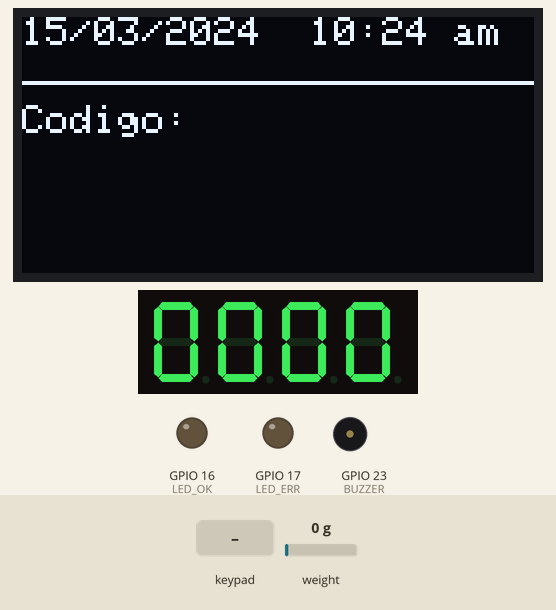
Bench run of a sketch on a simulated ESP32. On the bench: 128×64 one-colour display, 4-digit seven-segment display, output pins drawn as LEDs (lit = HIGH), buzzer (waves = sounding). The test bench sets the inputs (shaded band); at power-on: weight on the scale 0 g. The local clock reads 2024-03-15 10:24:30 at power-on unless the sketch sets it; storage starts empty.

Above: at 6.2 s.
6.3 s: key 'A' pressed
At 7.8 s:
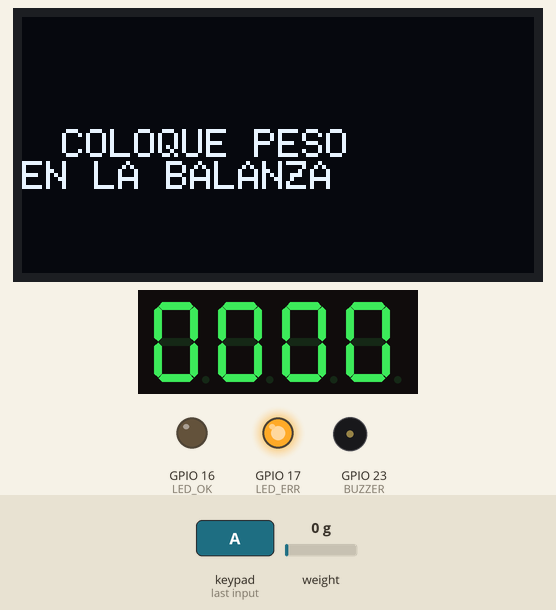
9.3 s: keypad keys 1 2 3 4 5 6 7 8 pressed 0.4 s apart
At 13.2 s:
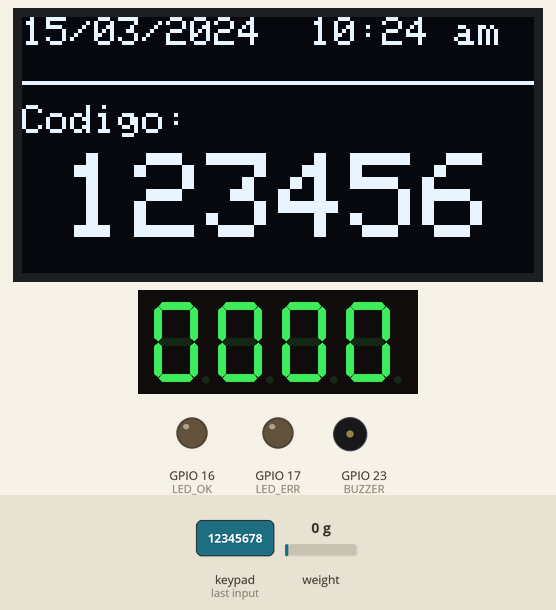
14.0 s: weight on the scale set to 100 g
At 15.4 s:
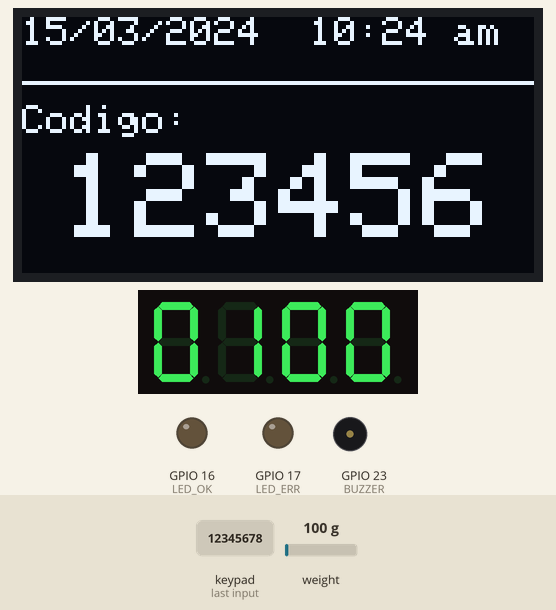
15.5 s: keypad keys 1 2 3 4 5 6 7 8 A pressed 0.4 s apart
At 20.6 s:
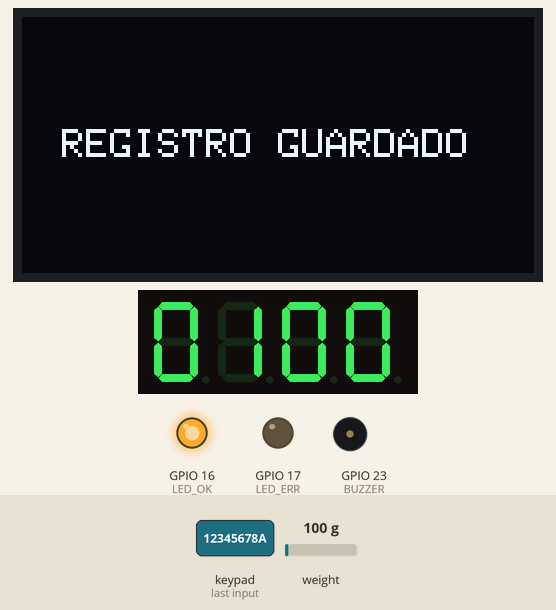
22.1 s: keypad keys 1 3 9 7 2 2 2 2 A pressed 0.4 s apart
At 25.5 s:
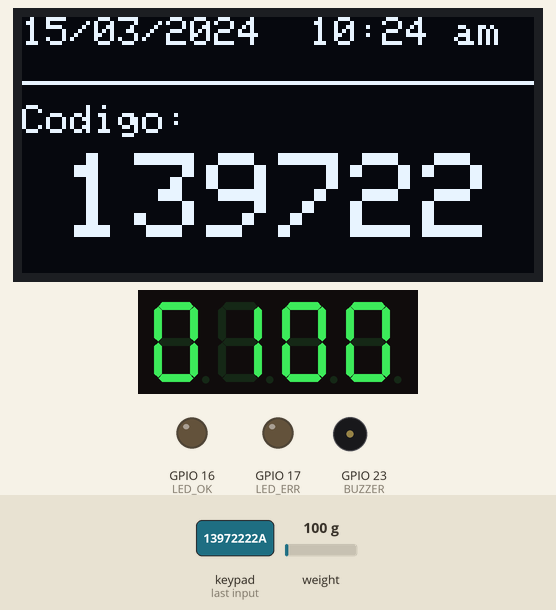
28.7 s: key '1' pressed
At 31.3 s:
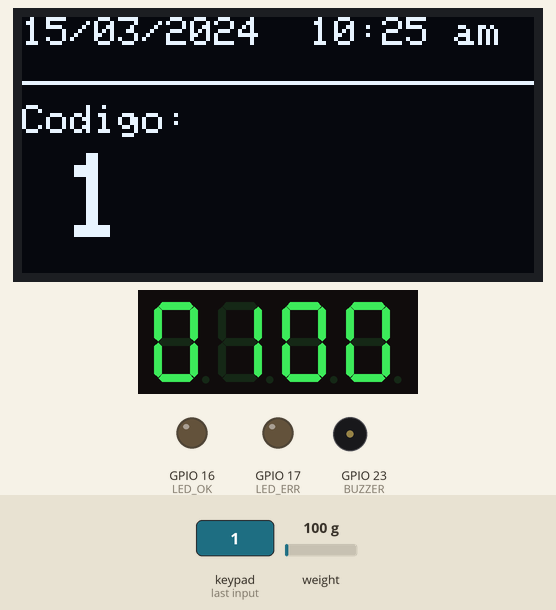
Timing chart, 0 to 32.5 s (numbered marks = the images above; inputs shaded):
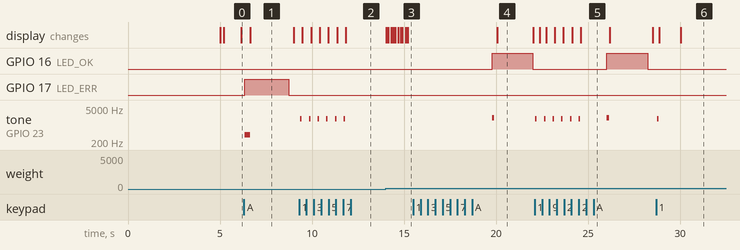

The sketch:

pesajeFritzing.ino
```cpp
#include "HX711.h"
#include <TM1637Display.h>
#include <Wire.h>
#include <Adafruit_GFX.h>
#include <Adafruit_SSD1306.h>
#include <RTClib.h>
#include <Keypad.h>
#include "SPIFFS.h"
#include <WiFi.h>
#include <WebServer.h>


#define DT 15
#define SCK 21
#define DIO 4
#define CLK 5


#define SDA_PIN 18
#define SCL_PIN 19


#define BUZZER 23
#define LED_OK 16
#define LED_ERR 17


#define SCREEN_WIDTH 128
#define SCREEN_HEIGHT 64


#define ROWS 4
#define COLS 4


const char* ssid = "Balanza";
const char* password = "12345678";


WebServer server(80);


char keys[ROWS][COLS] = {
  {'1','2','3','A'},
  {'4','5','6','B'},
  {'7','8','9','C'},
  {'*','0','#','D'}
};


byte rowP[ROWS] = {13, 12, 14, 27};
byte colP[COLS] = {26, 25, 33, 32};


Keypad keypad = Keypad(makeKeymap(keys), rowP, colP, ROWS, COLS);


HX711 scale;
TM1637Display display(CLK, DIO);
Adafruit_SSD1306 oled(SCREEN_WIDTH, SCREEN_HEIGHT, &Wire, -1);
RTC_DS3231 rtc;


float calibration_factor = 3291.459961;
String code = "";


float samples[10];
int idx = 0;
bool filled = false;
float grams = 0;


unsigned long lastOLED = 0;
unsigned long msgUntil = 0;
bool showMsg = false;
String msgText = "";


void beep(int f, int d) {
  tone(BUZZER, f, d);
  delay(d);
  noTone(BUZZER);
  digitalWrite(BUZZER, LOW);
}


void handleRoot() {
  if (!SPIFFS.exists("/registros.json")) {
    server.send(200, "application/json", "[]");
    return;
  }


  File f = SPIFFS.open("/registros.json", FILE_READ);
  String content = "[\n";
  while (f.available()) {
    content += f.readStringUntil('\n');
    content += ",\n";
  }
  f.close();


  content.remove(content.length() - 2);
  content += "\n]";
  server.send(200, "application/json", content);
}


void saveRecord() {
  DateTime now = rtc.now();


  int hour = now.hour();
  bool pm = hour >= 12;
  if (hour == 0) hour = 12;
  else if (hour > 12) hour -= 12;


  char date[11], time[6];
  sprintf(date, "%02d/%02d/%04d", now.day(), now.month(), now.year());
  sprintf(time, "%02d:%02d", hour, now.minute());


  File f = SPIFFS.open("/registros.json", FILE_APPEND);
  if (f) {
    f.printf("{\"codigo\":\"%s\",\"peso\":%.2f,\"fecha\":\"%s\",\"hora\":\"%s\",\"turno\":\"%s\"}\n",
             code.c_str(), grams, date, time, pm ? "pm" : "am");
    f.close();
  }


  digitalWrite(LED_OK, HIGH);
  beep(2000, 120);
  msgText = "REGISTRO GUARDADO";
  msgUntil = millis() + 2000;
  showMsg = true;
  code = "";
}


void errorPeso() {
  digitalWrite(LED_ERR, HIGH);
  beep(400, 300);
  msgText = "COLOQUE PESO \nEN LA BALANZA";
  msgUntil = millis() + 2000;
  showMsg = true;
}


void setup() {
  Serial.begin(115200);


  pinMode(BUZZER, OUTPUT);
  digitalWrite(BUZZER, LOW);


  pinMode(LED_OK, OUTPUT);
  pinMode(LED_ERR, OUTPUT);


  SPIFFS.begin(true);


  WiFi.softAP(ssid, password);
  server.on("/", handleRoot);
  server.begin();


  scale.begin(DT, SCK);
  scale.set_scale(calibration_factor);
  scale.tare(50);


  display.setBrightness(7);


  Wire.begin(SDA_PIN, SCL_PIN);
  oled.begin(SSD1306_SWITCHCAPVCC, 0x3C);
  oled.clearDisplay();
  oled.display();


  rtc.begin();
}


void loop() {


  server.handleClient();


  if (scale.is_ready()) {
    samples[idx++] = scale.get_units(1);
    if (idx >= 10) {
      idx = 0;
      filled = true;
    }
    if (filled) {
      float sum = 0;
      for (int i = 0; i < 10; i++) sum += samples[i];
      grams = sum / 10.0;
      if (grams < 0) grams = 0;


      int shown = (int)grams;
      if (shown > 9999) shown = 9999;
      display.showNumberDec(shown, true);
    }
  }


  char key = keypad.getKey();
  if (key) {
    if (key == '*') {
      if (code.length() > 0) {
        code.remove(code.length() - 1);
        beep(1500, 80);
      }
    } else if (key >= '0' && key <= '9') {
      if (code.length() < 6) {
        code += key;
        beep(1800, 80);
      }
    } else if (key == 'A') {
      if (grams > 0) saveRecord();
      else errorPeso();
    }
  }


  if (showMsg && millis() > msgUntil) {
    showMsg = false;
    digitalWrite(LED_OK, LOW);
    digitalWrite(LED_ERR, LOW);
  }


  if (millis() - lastOLED >= 300) {
    lastOLED = millis();


    oled.clearDisplay();
    oled.setTextColor(SSD1306_WHITE);


    if (showMsg) {
      oled.setTextSize(1);
      oled.setCursor(10, 28);
      oled.println(msgText);
      oled.display();
      return;
    }


    DateTime now = rtc.now();
    int hour = now.hour();
    bool pm = hour >= 12;
    if (hour == 0) hour = 12;
    else if (hour > 12) hour -= 12;


    char datetime[25];
    sprintf(datetime, "%02d/%02d/%04d  %02d:%02d %s",
            now.day(), now.month(), now.year(),
            hour, now.minute(),
            pm ? "pm" : "am");


    oled.setTextSize(1);
    oled.setCursor(0, 0);
    oled.println(datetime);


    oled.drawLine(0, 16, 127, 16, SSD1306_WHITE);


    oled.setCursor(0, 22);
    oled.println("Codigo:");


    oled.setTextSize(3);
    oled.setCursor(10, 34);
    oled.println(code);


    oled.display();
  }
}
```

Measured:
- after the input at 6.3 s, GPIO 17 (LED_ERR): LOW → HIGH at once, → LOW 2.4 s later; tone on GPIO 23 (BUZZER): silent → 400 Hz at once, → silent 0.30 s later; the display: changes after 0.36 s (image 1)
- after the input at 9.3 s, tone on GPIO 23 (BUZZER): alternates 1800 Hz for 0.08 s and silent for 0.39 s, 12 changes in all, then stays silent, starting after 0.07 s; the display: first changes after 0.18 s (image 2 shows a later state)
- after the input at 14.0 s, the display: first changes at once (image 3 shows a later state)
- after the input at 15.5 s, GPIO 16 (LED_OK): LOW → HIGH after 4.3 s, → LOW 2.2 s later; tone on GPIO 23 (BUZZER): silent → 2000 Hz after 4.3 s, → silent 0.12 s later; the display: changes after 4.6 s (image 4)
- after the input at 22.1 s, GPIO 16 (LED_OK): LOW → HIGH after 3.9 s, → LOW 2.2 s later; tone on GPIO 23 (BUZZER): plays 1800 Hz for 0.08 s, 1800 Hz for 0.08 s, 1800 Hz for 0.08 s, 1800 Hz for 0.08 s, 1800 Hz for 0.08 s, 1800 Hz for 0.08 s … (7 notes in this stretch), starting at once; the display: first changes after 0.27 s (image 5 shows a later state)
- after the input at 28.7 s, tone on GPIO 23 (BUZZER): silent → 1800 Hz after 0.07 s, → silent 0.08 s later; the display: first changes after 0.17 s (image 6 shows a later state)
- what the display in image 1 shows lasts 2.3 s, from 6.7 s to 9.0 s
